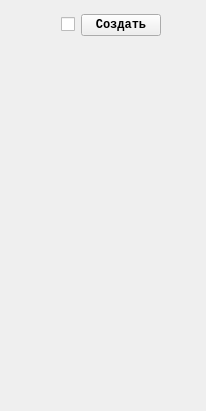
       <widget class="QWidget" name="page">
        <property name="geometry">
         <rect>
          <x>0</x>
          <y>0</y>
          <width>206</width>
          <height>411</height>
         </rect>
        </property>
        <attribute name="label">
         <string>Титульный лист</string>
        </attribute>
        <widget class="QWidget" name="">
         <property name="geometry">
          <rect>
           <x>9</x>
           <y>9</y>
           <width>152</width>
           <height>32</height>
          </rect>
         </property>
         <layout class="QHBoxLayout" name="horizontalLayout_2">
          <item>
           <spacer name="horizontalSpacer_2">
            <property name="orientation">
             <enum>Qt::Horizontal</enum>
            </property>
            <property name="sizeHint" stdset="0">
             <size>
              <width>40</width>
              <height>20</height>
             </size>
            </property>
           </spacer>
          </item>
          <item>
           <widget class="QCheckBox" name="checkBox">
            <property name="text">
             <string/>
            </property>
           </widget>
          </item>
          <item>
           <widget class="QPushButton" name="Button_title_made">
            <property name="font">
             <font>
              <family>Courier New</family>
              <weight>75</weight>
              <bold>true</bold>
             </font>
            </property>
            <property name="text">
             <string>Создать</string>
            </property>
            <property name="autoDefault">
             <bool>false</bool>
            </property>
            <property name="default">
             <bool>false</bool>
            </property>
            <property name="flat">
             <bool>false</bool>
            </property>
           </widget>
          </item>
         </layout>
        </widget>
       </widget>
